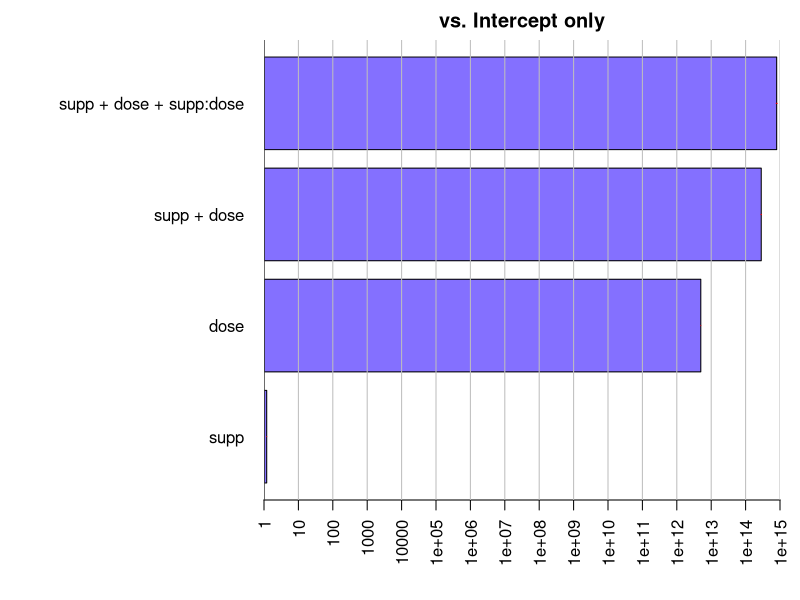
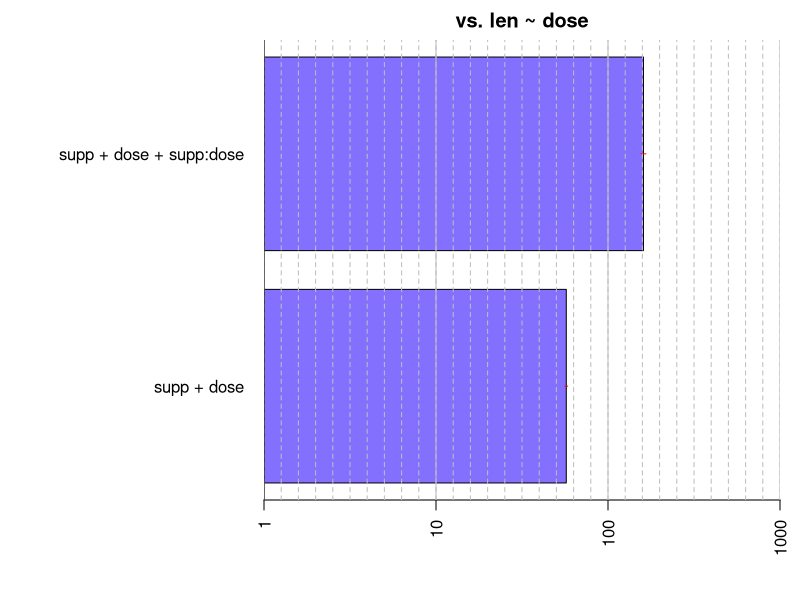

Recreate these plots in R, in order.
library("dplyr")
library("BayesFactor")
library("afex")

data("ToothGrowth")
# frequentist AVOVA (within - subjects)
ToothGrowth$dose = factor(ToothGrowth$dose)
ToothGrowth$ID = c(1:nrow(ToothGrowth))  # make ID variable

aov_ez(id="ID", dv="len", between=c("supp", "dose"), 
       anova_table=c("pes"), data=ToothGrowth)

bf = anovaBF(len ~ supp*dose, data=ToothGrowth)
bf

plot(bf)

bf[4]/bf[3]
bf/bf[2]
plot(bf[3:4]/bf[2])

bf = anovaBF(len ~ supp*dose, data=ToothGrowth, whichModels="top")
bf


bfMainEffects = lmBF(len ~ supp + dose, data = ToothGrowth)
bfInteraction = lmBF(len ~ supp + dose + supp:dose, data = ToothGrowth)
## Compare the two models
bf = bfInteraction / bfMainEffects
bf






# frequentist AVOVA (within - subjects)
data("puzzles")
#summary(aov(RT ~ shape*color + Error(ID/(shape*color)), data=puzzles))
aov_ez(id="ID", dv="RT", within=c("shape", "color"), 
       anova_table=c("pes"), data=puzzles)

bf = anovaBF(RT ~ shape*color + ID, data = puzzles, 
             whichRandom="ID")
bf
